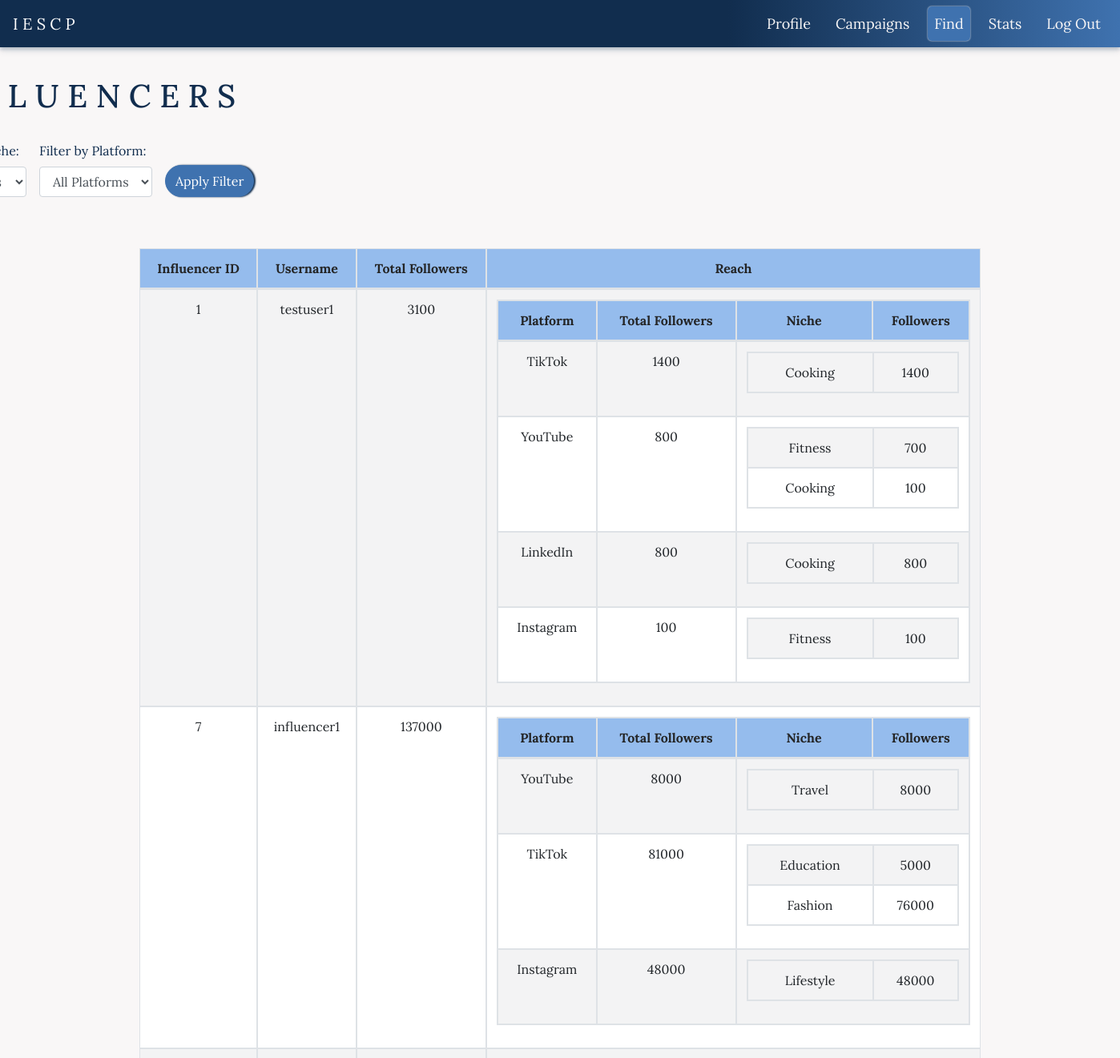
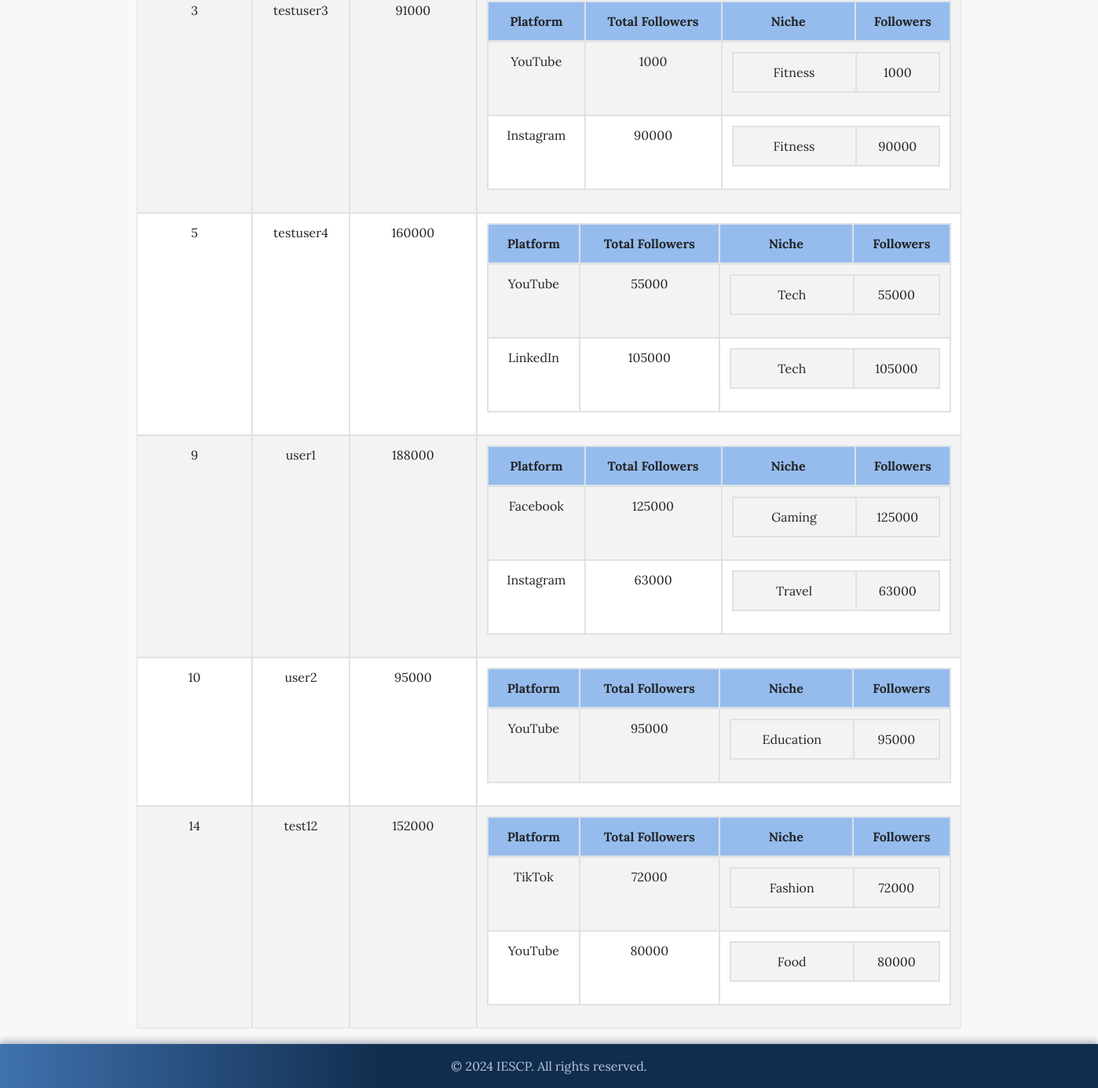
The app's page /find_influencer (signed in) with its own data (2 pictures, top to bottom).
### app/models.py (models this page shows, shortened)
class InfluencerProfile(db.Model):
    id = db.Column(db.Integer, primary_key=True)
    influencer_id = db.Column(db.Integer, db.ForeignKey('user.id'), nullable=False)
    followers = db.Column(db.Integer, nullable=False, default=0)
    platform = db.Column(db.Text, nullable=False, default='Unknown')
    niche = db.Column(db.Text, nullable=False, default='General')
    __table_args__ = (
        UniqueConstraint('influencer_id', 'platform', 'niche'),
    )

class User(db.Model):
    id = db.Column(db.Integer, primary_key=True)
    username = db.Column(db.String(64), unique=True, nullable=False)
    email = db.Column(db.String(120), unique=True, nullable=False)
    password_hash = db.Column(db.String(128))
    role = db.Column(db.String(64), nullable=False)
    campaigns = db.relationship('Campaign', backref='sponsor', lazy=True)
    ad_requests = db.relationship('AdRequest', backref='influencer', lazy=True)

### app/routes.py (the view, shortened to what this page needs)
@app.route('/find_influencer')
def find_influencer():
    niche_filter = request.args.get('niche', '').lower()
    platform_filter = request.args.get('platform', '').lower()
    selected_niche = request.args.get('niche', '')
    selected_platform = request.args.get('platform', '')
    profiles_query = db.session.query(
        InfluencerProfile,
        User.username.label('user_name')
    ).join(User, InfluencerProfile.influencer_id == User.id)
    profiles = profiles_query.all()
    aggregated_data = {}
    for profile, user_name in profiles:
        influencer_id = profile.influencer_id
        if influencer_id not in aggregated_data:
            aggregated_data[influencer_id] = {
                'username': user_name,
                'total_followers': 0,
                'platforms': {}
            }
        if profile.platform not in aggregated_data[influencer_id]['platforms']:
            aggregated_data[influencer_id]['platforms'][profile.platform] = {
                'total_followers': 0,
                'niches': {}
            }
        aggregated_data[influencer_id]['total_followers'] += profile.followers
        platform_data = aggregated_data[influencer_id]['platforms'][profile.platform]
        platform_data['total_followers'] += profile.followers
        if profile.niche not in platform_data['niches']:
            platform_data['niches'][profile.niche] = 0
        platform_data['niches'][profile.niche] += profile.followers
    profiles_data = []
    for influencer_id, data in aggregated_data.items():
        platforms_data = []
        for platform, platform_data in data['platforms'].items():
            niches_data = [{'niche': niche, 'followers': followers} for niche, followers in platform_data['niches'].items()]
            platforms_data.append({
                'platform': platform,
                'total_followers': platform_data['total_followers'],
                'niches': niches_data
            })
        profiles_data.append({
            'influencer_id': influencer_id,
            'username': data['username'],
            'total_followers': data['total_followers'],
            'platforms': platforms_data
        })
    return render_template('find_influencer.html', active_page='find', profiles=profiles_data, selected_niche=selected_niche, selected_platform=selected_platform)

### app/templates/find_influencer.html (shortened to what this page needs)
{% extends "navbar_after_login.html" %}
{% block styles %}
  <link rel="stylesheet" href="{{ url_for('static', filename='/css/find.css') }}">
{% endblock %}
{% block content %}
<div class="find">
    <div class="container mt-4">
        <div class="d-flex justify-content-between mb-4">
            <h1>I N F L U E N C E R S</h1>
        </div>
    <div>
        <div class="filter-container">
            <form id="filterForm" class="d-flex mb-4">
                <div class="form-group">
                    <label for="nicheFilter">Filter by Niche:</label>
                    <select id="nicheFilter" class="form-control">
                        <option value="">All Niches</option>
                        {% set unique_niches = [] %}
                        {% for profile in profiles %}
                            {% for platform in profile.platforms %}
                                {% for niche in platform.niches %}
                                    {% if niche.niche not in unique_niches %}
                                        {% set _ = unique_niches.append(niche.niche) %}
                                    {% endif %}
                                {% endfor %}
                            {% endfor %}
                        {% endfor %}
                    </select>
                </div>
                <div class="form-group mx-3">
                    <label for="platformFilter">Filter by Platform:</label>
                    <select id="platformFilter" class="form-control">
                        <option value="">All Platforms</option>
                        {% set unique_platforms = [] %}
                        {% for profile in profiles %}
                            {% for platform in profile.platforms %}
                                {% if platform.platform not in unique_platforms %}
                                    {% set _ = unique_platforms.append(platform.platform) %}
                                {% endif %}
                            {% endfor %}
                        {% endfor %}
                    </select>
                </div>
                    <button type="button" class="btn btn-primary" id="applyFilters" style="height: 40px;margin-top: 30px;">Apply Filter</button>
            </form>
        </div>
        <div class="container mt-5">
            <table class="table table-striped">
                <thead>
                    <tr>
                        <th style="text-align: center;">Influencer ID</th>
                        <th style="text-align: center;">Username</th>
                        <th style="text-align: center;">Total Followers</th>
                        <th style="text-align: center;">Reach</th>
                    </tr>
                </thead>
                <tbody>
                    {% for profile in profiles %}
                    <tr data-niche="{{ profile.platforms|map(attribute='niches')|join(', ') }}" data-platform="{{ profile.platforms|map(attribute='platform')|join(', ') }}">
                        <td style="text-align: center;">{{ profile.influencer_id }}</td>
                        <td style="text-align: center;">{{ profile.username }}</td>
                        <td style="text-align: center;">{{ profile.total_followers }}</td>
                        <td>
                            <table class="table table-bordered nested-table">
                                <thead>
                                    <tr>
                                        <th style="text-align: center;">Platform</th>
                                        <th style="text-align: center;">Total Followers</th>
                                        <th style="text-align: center; width: 170px;">Niche</th>
                                        <th style="text-align: center;">Followers</th>
                                    </tr>
                                </thead>
                                <tbody>
                                    {% for platform in profile.platforms %}
                                    <tr>
                                        <td style="text-align: center;">{{ platform.platform }}</td>
                                        <td style="text-align: center;">{{ platform.total_followers }}</td>
                                        <td colspan="2">
                                            <table class="table table-bordered nested-table">
                                                <tbody>
                                                    {% for niche in platform.niches %}
                                                    <tr>
                                                        <td style="width: 157px;">{{ niche.niche }}</td>
                                                        <td>{{ niche.followers }}</td>
                                                    </tr>
                                                    {% endfor %}
                                                </tbody>
                                            </table>
                                        </td>
                                    </tr>
                                    {% endfor %}
                                </tbody>
                            </table>
                        </td>
                    </tr>
                    {% endfor %}
                </tbody>
            </table>
        </div>
    </div>
{% endblock %}

### app/static/css/styles.css (style rules this page uses)
body { display: flex; flex-direction: column; min-height: 100vh; margin: 0; background-color: #F9F7F7; color: #112D4E; font-family: Lora, serif; }
h1, h2, h3, h4, h5, h6 { color: #112D4E; }
.btn-primary { background-color: #3F72AF; border-color: #3F72AF; border-radius: 30px; box-shadow: 2px 0px 2px #112D4E; }

### app/static/css/find.css (style rules this page uses)
.find { overflow-y: visible; padding-bottom: 60px; }
.mt-4, .my-4 { margin-top: 3.5rem !important; margin-left: -15.5rem !important; margin-right: -31rem !important; }
.mb-4, .my-4 { margin-right: -31rem; }
.container .mt-5 { margin-right: -15.5rem !important; }
.table { width: 100%; border-collapse: separate; border-spacing: 0; }
.table th, .table td { border: 1px solid #dee2e6; padding: 0.75rem; text-align: center; }
.table thead th { background-color: #95bced; color: #242526; }
.table tbody tr:nth-child(odd) { background-color: #f3f3f4; }
.table tbody tr:nth-child(even) { background-color: rgb(255, 255, 255); }

### records on screen
InfluencerProfile: influencer_id "1", username "testuser1", total_followers "3100", platform "TikTok", total_followers "1400", niche "Cooking", followers "1400"
InfluencerProfile: platform "YouTube", total_followers "800", niche "Fitness", followers "700"
InfluencerProfile: niche "Cooking", followers "100"
InfluencerProfile: platform "LinkedIn", total_followers "800", niche "Cooking", followers "800"
InfluencerProfile: platform "Instagram", total_followers "100", niche "Fitness", followers "100"
InfluencerProfile: influencer_id "7", username "influencer1", total_followers "137000", platform "YouTube", total_followers "8000", niche "Travel", followers "8000"
InfluencerProfile: platform "TikTok", total_followers "81000", niche "Education", followers "5000"
InfluencerProfile: niche "Fashion", followers "76000"
InfluencerProfile: platform "Instagram", total_followers "48000", niche "Lifestyle", followers "48000"
InfluencerProfile: influencer_id "3", username "testuser3", total_followers "91000", platform "YouTube", total_followers "1000", niche "Fitness", followers "1000"
InfluencerProfile: platform "Instagram", total_followers "90000", niche "Fitness", followers "90000"
InfluencerProfile: influencer_id "5", username "testuser4", total_followers "160000", platform "YouTube", total_followers "55000", niche "Tech", followers "55000"
InfluencerProfile: platform "LinkedIn", total_followers "105000", niche "Tech", followers "105000"
InfluencerProfile: influencer_id "9", username "user1", total_followers "188000", platform "Facebook", total_followers "125000", niche "Gaming", followers "125000"
InfluencerProfile: platform "Instagram", total_followers "63000", niche "Travel", followers "63000"
InfluencerProfile: influencer_id "10", username "user2", total_followers "95000", platform "YouTube", niche "Education", followers "95000"
InfluencerProfile: influencer_id "14", username "test12", total_followers "152000", platform "TikTok", total_followers "72000", niche "Fashion", followers "72000"
InfluencerProfile: platform "YouTube", total_followers "80000", niche "Food", followers "80000"
